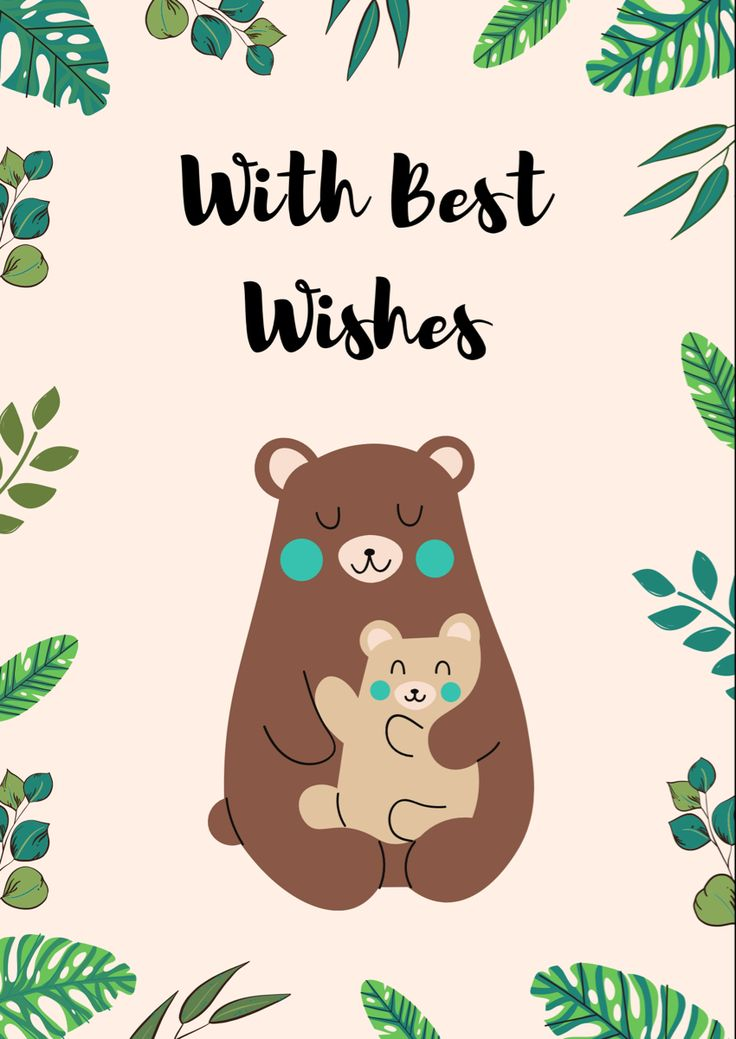
#> input picture zadanie8/otkritka.jpg, 736 x 1039 px
$ python zadanie8.py
#> lines starting #> are read from the running program, lines starting #| are printed output that depends on the picture
def z1():
    from PIL import Image
    filename = "otkritka.jpg"
    with Image.open(filename) as img:
#> img is the input picture: PIL image 736x1039 RGB; mean R, G, B 212.9, 203.9, 188.3
        img.load()
        img_crop = img.crop((200, 400, 600, 950))
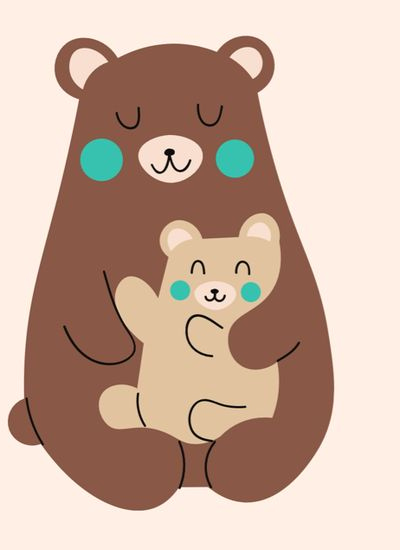
#> img_crop: PIL image 400x550 RGB; mean R, G, B 202.9, 175.5, 159.9
        img_crop.show()
        img_crop.save("otkritka_crop.jpg")
z1()

def z2():
    from PIL import Image

    holidayotkritka = {
        "день рождения": "birthday_card.jpg",
        "новый год": "new_year_card.jpg",
    }

#> (the run stopped early here; a loop or call above may not have finished)

$ run again, with zadanie8/new_knowlege.jpg copied over zadanie8/otkritka.jpg
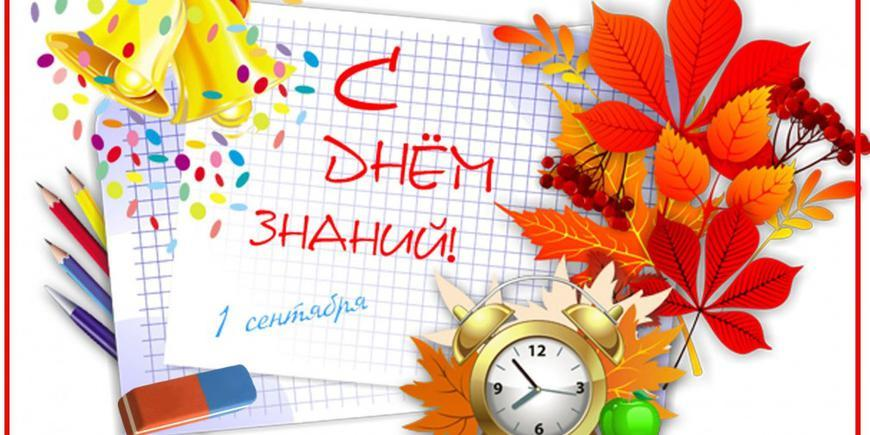
#> input picture zadanie8/new_knowlege.jpg, 870 x 435 px
#> in z1, img is the input picture: PIL image 870x435 RGB; mean R, G, B 226.2, 186.3, 167.5
#> in z1, `img_crop = img.crop((200, 400, 600, 950))`:
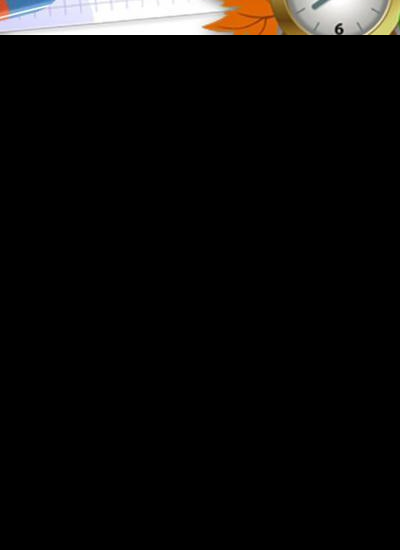
#> img_crop: PIL image 400x550 RGB; mean R, G, B 13.2, 12.2, 11.3
